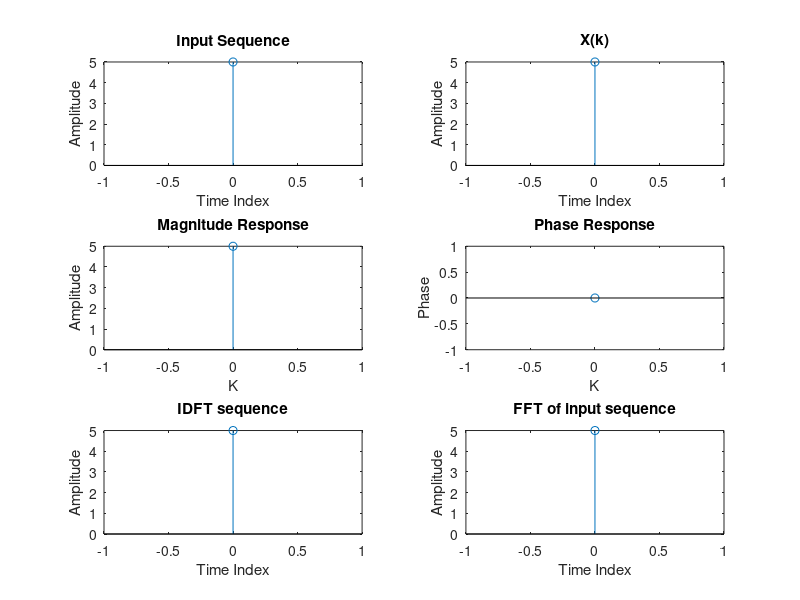

This chart was generated by the following MATLAB code:
clear all;
close all;
%Get the sequence from user 
disp('The sequence from the user:');
xn=input('Enter the input sequence x(n):');
 
% To find the length of the sequence
N=length(xn);
 
%To initilise an array of same size as that of input sequence
Xk=zeros(1,N);
iXk=zeros(1,N);
 
%code block to find the DFT of the sequence
for k=0:N-1
    for n=0:N-1
        Xk(k+1)=Xk(k+1)+(xn(n+1)*exp((-i)*2*pi*k*n/N));
    end
end
 
%code block to plot the input sequence
t=0:N-1;
subplot(3,2,1);
stem(t,xn);
ylabel ('Amplitude');
xlabel ('Time Index');
title ('Input Sequence');
 
%code block to plot the X(k)
disp('The discrete fourier transform of x(n):');
disp(Xk);
t=0:N-1;
subplot(3,2,2);
stem(t,Xk);
ylabel ('Amplitude');
xlabel ('Time Index');
title ('X(k)');
 
 
% To find the magnitudes of individual DFT points
magnitude=abs(Xk);
 
%code block to plot the magnitude response
disp('The magnitude response of X(k):');
disp(magnitude);
t=0:N-1;
subplot(3,2,3);
stem(t,magnitude);
ylabel ('Amplitude');
xlabel ('K');
title ('Magnitude Response');
 
%To find the phases of individual DFT points
phase=angle(Xk);
 
%code block to plot the phase response
disp('The phase response of X(k):');
disp(phase);
t=0:N-1;
subplot(3,2,4);
stem(t,phase);
ylabel ('Phase');
xlabel ('K');
title ('Phase Response');
 
% Code block to find the IDFT of the sequence
for n=0:N-1
    for k=0:N-1
        iXk(n+1)=iXk(n+1)+(Xk(k+1)*exp(i*2*pi*k*n/N));
    end
end
 
 
iXk=iXk./N;
 
%code block to plot the output sequence
t=0:N-1;
subplot(3,2,5);
stem(t,xn);
ylabel ('Amplitude');
xlabel ('Time Index');
title ('IDFT sequence');
 
%code block to plot the FFT of input sequence using inbuilt function
x2=fft(xn);
subplot(3,2,6);
stem(t,x2);
ylabel ('Amplitude');
xlabel ('Time Index');
title ('FFT of input sequence');
